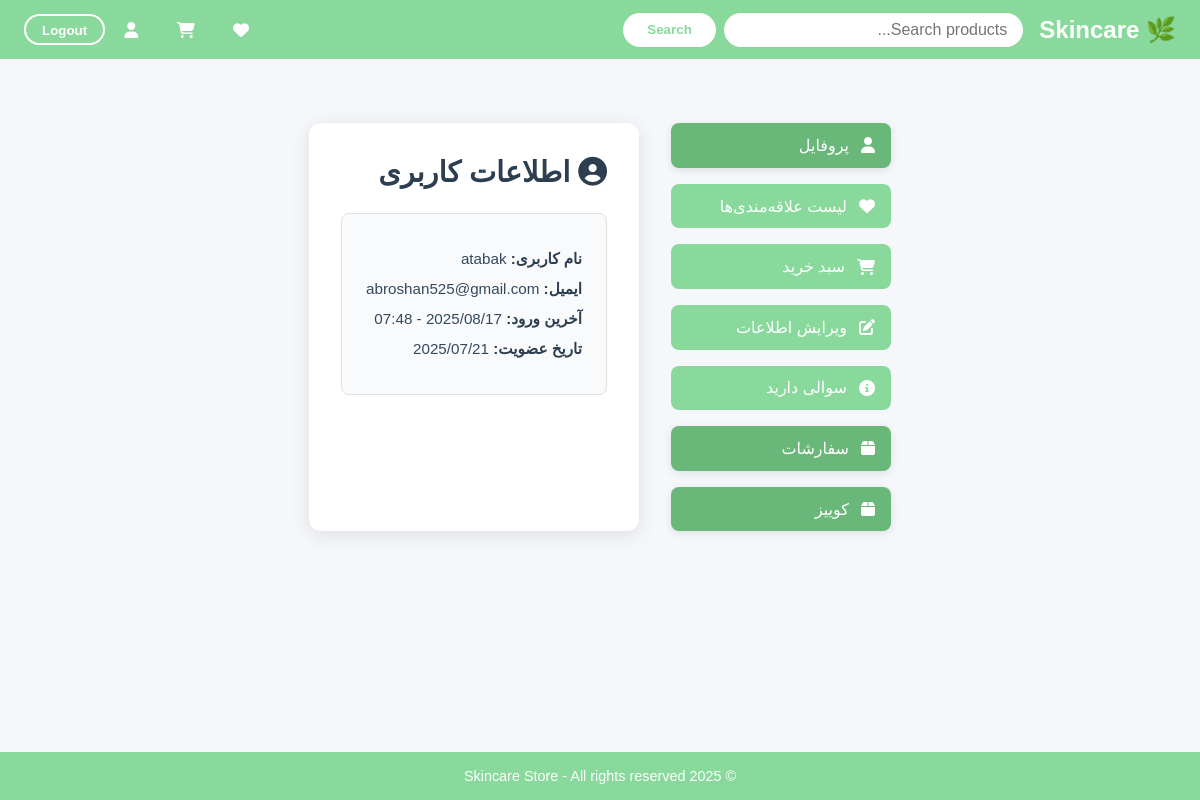
The app's page /accounts/show_profile/ (signed in), older data.
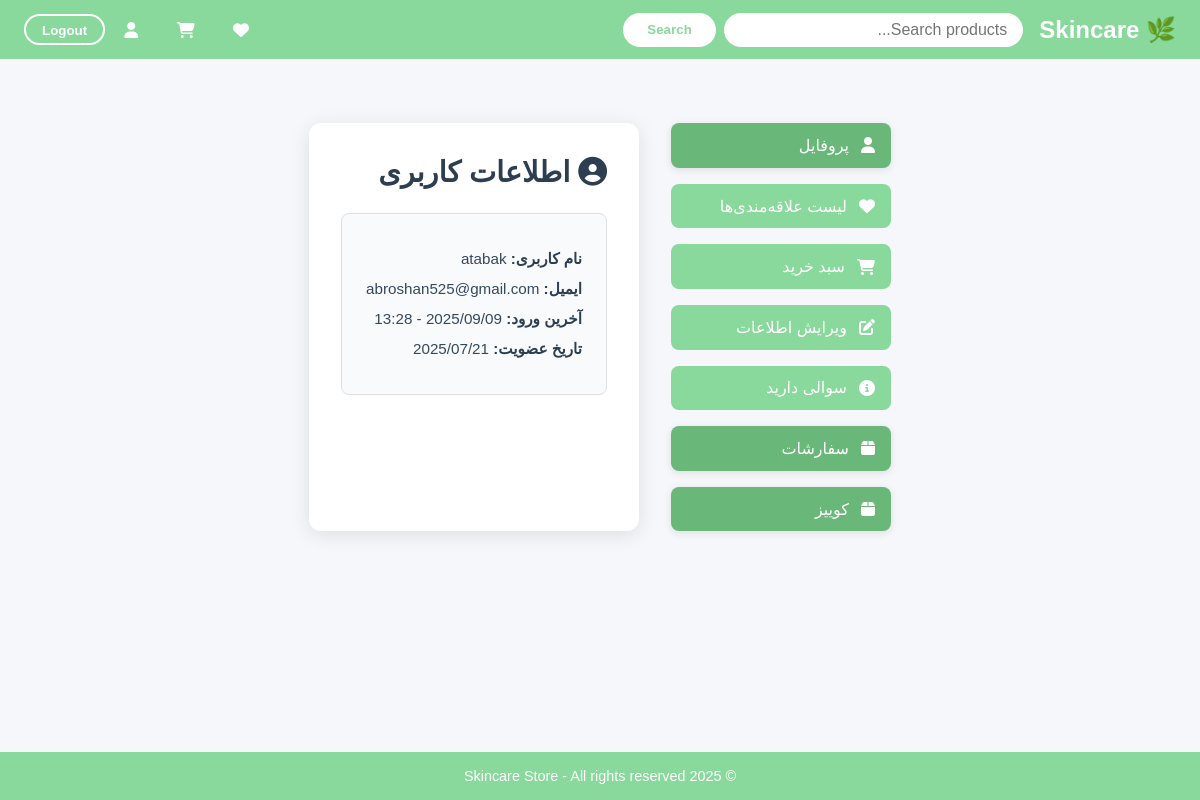
The same page, newer data.
### accounts/models.py (models this page shows, shortened)
class CustomUser(AbstractUser):
    SKIN_CHOICES = [
        ('dry', 'خشک'),
        ('oily', 'چرب'),
        ('combo', 'ترکیبی'),
        ('sensitive', 'حساس'),
    ]
    skin_type=models.CharField(max_length=20,choices=SKIN_CHOICES,null=True,blank=True)
    concerns=models.JSONField(null=True, blank=True)
    preferences=models.JSONField(null=True, blank=True)
    created_at=models.DateTimeField(auto_now_add=True)

### accounts/views.py (the view)
# urls.py: path('show_profile/',views.show_profile,name='show_profile'),
@login_required
def show_profile(request):
    return render(request,'accounts/profile.html',{'user':request.user})

### accounts/templates/accounts/profile.html (shortened to what this page needs)
{% extends 'base.html' %}
{% block content %}
<div class="profile-container">
    <aside class="sidebar">
        <a href="{% url 'show_profile' %}" class="sidebar-btn active">
            <i class="fas fa-user"></i> پروفایل
        </a>
        <a href="{% url 'wishlist' %}" class="sidebar-btn">
            <i class="fas fa-heart"></i> لیست علاقه‌مندی‌ها
        </a>
        <a href="{% url 'cart' %}" class="sidebar-btn">
            <i class="fas fa-shopping-cart"></i> سبد خرید
        </a>
        <a href="{% url 'edit_profile' %}" class="sidebar-btn">
            <i class="fas fa-edit"></i> ویرایش اطلاعات
        </a>
        <a href="{% url 'faq' %}" class="sidebar-btn">
            <i class="fas fa-info-circle"></i> سوالی دارید
        </a>
        <a href="{% url 'show_purchase_items' %}" class="sidebar-btn active" aria-current="page">
            <i class="fas fa-box"></i> سفارشات
        </a>
        <a href="{% url 'get_quiz' %}" class="sidebar-btn active" aria-current="page">
            <i class="fas fa-box"></i> کوییز
        </a>
    </aside>
    <main class="main-content">
        <h2><i class="fas fa-user-circle"></i> اطلاعات کاربری</h2>
        <div class="info-card">
            <p><strong>نام کاربری:</strong> {{ user.username }}</p>
            <p><strong>ایمیل:</strong> {{ user.email }}</p>
            <p><strong>آخرین ورود:</strong> {{ user.last_login|date:"Y/m/d - H:i" }}</p>
            <p><strong>تاریخ عضویت:</strong> {{ user.date_joined|date:"Y/m/d" }}</p>
        </div>
    </main>
</div>
{% endblock %}

Row changes from the older to the newer data that the page shows:
changed CustomUser "atabak": last_login "2025/08/17 - 07:48" → "2025/09/09 - 13:28"
